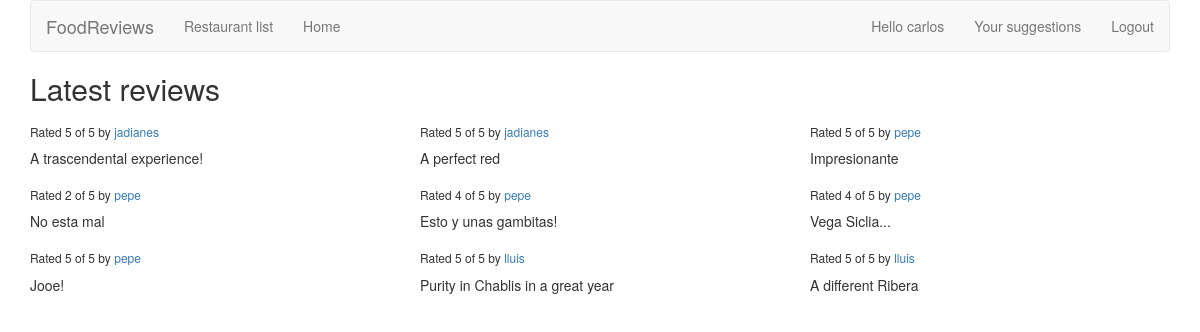
The page /reviews/ (signed in) on the database its author committed.
### reviews/models.py (models this page shows)
class Review(models.Model):
    RATING_CHOICES = (
        (1, '1'),
        (2, '2'),
        (3, '3'),
        (4, '4'),
        (5, '5'),
    )
    restaurant = models.ForeignKey(Restaurant)
    pub_date = models.DateTimeField('date published')
    user_name = models.CharField(max_length=100)
    comment = models.CharField(max_length=200)
    rating = models.IntegerField(choices=RATING_CHOICES)

### reviews/views.py (the view)
def review_list(request):
    latest_review_list = Review.objects.order_by('-pub_date')[:9]
    context = {'latest_review_list':latest_review_list}
    return render(request, 'reviews/review_list.html', context)

### reviews/templates/reviews/review_list.html (shortened to what this page needs)
{% extends 'base.html' %}
{% block title %}
<h2>Latest reviews</h2>
{% endblock %}
{% block content %}
{% if latest_review_list %}
<div class="row">
    {% for review in latest_review_list %}
    <div class="col-xs-6 col-lg-4">
        <h6>Rated {{ review.rating }} of 5 by <a href="{% url 'reviews:user_review_list' review.user_name %}" >{{ review.user_name }}</a></h6>
        <p>{{ review.comment }}</p>
    </div>
    {% endfor %}
</div>
{% else %}
<p>No reviews are available.</p>
{% endif %}
{% endblock %}

### templates/base.html (shortened to what this page needs)
{% load bootstrap3 %}
{% bootstrap_css %}
{% block bootstrap3_content %}
<div class="container">
    <nav class="navbar navbar-default">
        <div class="navbar-header">
            <a class="navbar-brand" href="{% url 'reviews:review_list' %}">FoodReviews</a>
        </div>
        <div id="navbar" class="navbar-collapse collapse">
            <ul class="nav navbar-nav">
                <li><a href="{% url 'reviews:wine_list' %}">Restaurant list</a></li>
                <li><a href="{% url 'reviews:review_list' %}">Home</a></li>
            </ul>
            <ul class="nav navbar-nav navbar-right">
            {% if user.is_authenticated %}
                <li><a href="{% url 'reviews:user_review_list' user.username %}">Hello {{ user.username }}</a></li>
                <li><a href="{% url 'reviews:user_recommendation_list' %}">Your suggestions</a></li>
                <li><a href="{% url 'auth:logout' %}">Logout</a></li>
                {% else %}
                <li><a href="{% url 'auth:login' %}">Login</a></li>
                <li><a href="/accounts/register">Register</a></li>
                {% endif %}
            </ul>
        </div>
    </nav>
    <h1>{% block title %}(no title){% endblock %}</h1>
    {% block content %}(no content){% endblock %}
</div>
{% endblock %}

### rows shown on the page
Review: rating "5", user_name "jadianes", comment "A trascendental experience!"
Review: rating "5", user_name "jadianes", comment "A perfect red"
Review: rating "5", user_name "pepe", comment "Impresionante"
Review: rating "2", user_name "pepe", comment "No esta mal"
Review: rating "4", user_name "pepe", comment "Esto y unas gambitas!"
Review: rating "4", user_name "pepe", comment "Vega Siclia..."
Review: rating "5", user_name "pepe", comment "Jooe!"
Review: rating "5", user_name "lluis", comment "Purity in Chablis in a great year"
Review: rating "5", user_name "lluis", comment "A different Ribera"

### other values the page prints
{{ user.username }} "carlos"
